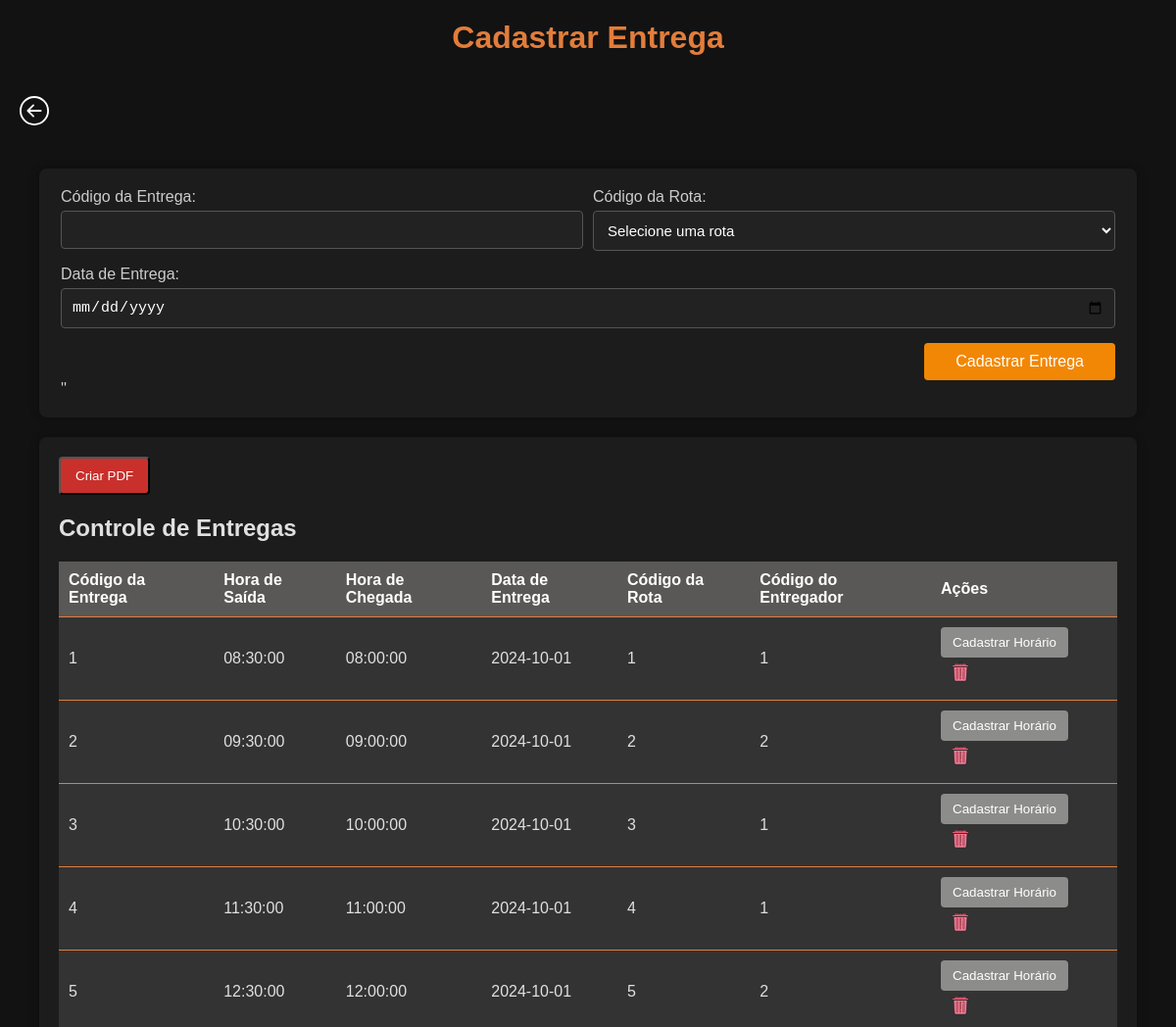
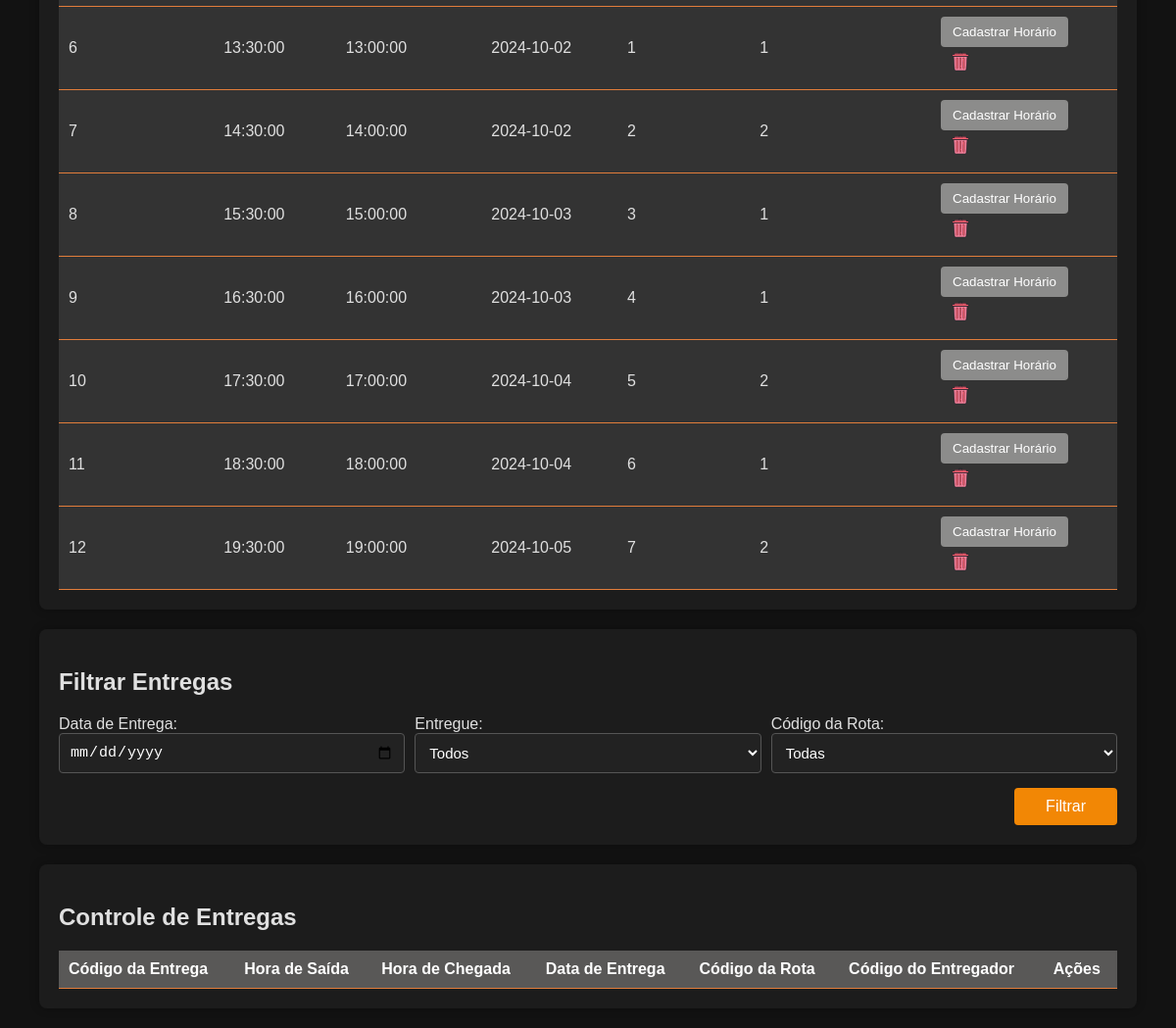
Page /cadastros/entrega/aaa.php on the committed database (2 pictures, top to bottom).
### tables this page shows
create table TbEntrega (
	Cd_Entrega MEDIUMINT UNSIGNED primary key,
	HrChegada time,
	DtEntrega date,
	HrSaida time,
	CdRotas MEDIUMINT UNSIGNED,
	CdEntregador MEDIUMINT ,
	constraint fkcdrotas foreign key (CdRotas) references TbRotas (CdRotas),
	constraint fkcdEntregaentregador foreign key (CdEntregador) references TbEntregador (CdEntregador)
	);

### cadastros/entrega/aaa.php (the view, shortened to what this page needs)
<?php
include_once $_SERVER['DOCUMENT_ROOT'].'/BDExpresso/Funcionario/config.php';
$filterDate = isset($_POST['filterDate']) ? mysqli_real_escape_string($conexao, $_POST['filterDate']) : '';
$sqlEntregas = "SELECT Cd_Entrega, HrSaida, HrChegada, DtEntrega, CdRotas, CdEntregador FROM TbEntrega WHERE 1=1";
$resultEntregas = $conexao->query($sqlEntregas);
?>
<!DOCTYPE html>
<html lang="pt-BR">
<head>
</head>
<body>
<h1>Cadastrar Entrega</h1>
<a class="voltar" href="/BDExpresso/Funcionario/gerente/principal.php">
    </a>
 <div class="box">
        <form action="" method="POST">
            <fieldset>
                <div class="input-container">
                    <div class="row">
                        <div class="col">
                            <label class="inputlabel" for="CdEntrega">Código da Entrega:</label>
                            <input type="number" id="CdEntrega" name="CdEntrega" class="inputuser" required>
                        </div>
                        <div class="col">
                            <label class="inputlabel" for="cdRotas">Código da Rota:</label>
                            <select name="cdRotas" id="cdRotas" class="inputuser" required>
                                <option value="">Selecione uma rota</option>
                            </select>
                        </div>
                    </div>
                    <div class="row">
                        <div class="col">
                            <label class="inputlabel" for="dtEntrega">Data de Entrega:</label>
                            <input type="date" name="dtEntrega" id="dtEntrega" class="inputuser" required>
                        </div>
                    </div>
                    <button type="submit" name="submit" class="submit">Cadastrar Entrega</button>
                </div>''
            </fieldset>
        </form>
    </div>
<div class="box">
    <input type="button" value="Criar PDF" id="btnImprimir" onclick="CriaPDF()" />
    <h2>Controle de Entregas</h2>
    <table id="tabela">
    <thead>
        <tr>
            <th>Código da Entrega</th>
            <th>Hora de Saída</th>
            <th>Hora de Chegada</th>
            <th>Data de Entrega</th>
            <th>Código da Rota</th>
            <th>Código do Entregador</th>
            <th>Ações</th>
        </tr>
    </thead>
    <tbody>
    <?php
    if ($resultEntregas->num_rows > 0) {
        while ($row = $resultEntregas->fetch_assoc()) {
            echo "<tr id='linha-{$row['Cd_Entrega']}'>
                    <td>{$row['Cd_Entrega']}</td>
                    <td>{$row['HrSaida']}</td>
                    <td>{$row['HrChegada']}</td>
                    <td>{$row['DtEntrega']}</td>
                    <td>{$row['CdRotas']}</td>
                    <td>{$row['CdEntregador']}</td>
                    <td>
                        <button class='btn-cadastrar-horario' data-id='{$row['Cd_Entrega']}'>Cadastrar Horário</button>
                        <form action='' method='POST' style='display:inline;' onsubmit='return confirmDelete(this);'>
                            <input type='hidden' name='cdEntrega' value='{$row['Cd_Entrega']}'>
                            <button type='submit' name='delete' class='lixo'>
                            </button>
                        </form>
                    </td>
                </tr>";
        }
    }
    ?>
    </tbody>
</table>
</div>
<div class="box">
    <h2>Filtrar Entregas</h2>
    <form action="" method="POST">
        <div class="input-container">
            <div class="row">
                <div class="col">
                    <label for="filterDate">Data de Entrega:</label>
                    <input type="date" name="filterDate" id="filterDate" value="<?= htmlspecialchars($filterDate) ?>">
                </div>
                <div class="col">
                    <label for="filterDelivered">Entregue:</label>
                    <select name="filterDelivered" id="filterDelivered">
                        <option value="">Todos</option>
                    </select>
                </div>
                <div class="col">
                    <label for="filterRoute">Código da Rota:</label>
                    <select name="filterRoute" id="filterRoute">
                        <option value="">Todas</option>
                    </select>
                </div>
            </div>
            <button type="submit" class="submit">Filtrar</button>
        </div>
    </form>
</div>
<div class="box">
    <h2>Controle de Entregas</h2>
    <table id="tabela">
        <thead>
            <tr>
                <th>Código da Entrega</th>
                <th>Hora de Saída</th>
                <th>Hora de Chegada</th>
                <th>Data de Entrega</th>
                <th>Código da Rota</th>
                <th>Código do Entregador</th>
                <th>Ações</th>
            </tr>
        </thead>
    </table>
</div>
</body>
</html>

### cadastros/entrega/aaa.php (style rules this page uses)
body { background-image: url('papel.avif'); background-size: cover; background-color: #121212; color: #e0e0e0; margin: 0; padding: 0; font-family: Arial, sans-serif; }
h1 { color: #e27d3b; text-align: center; margin-top: 20px; }
a { text-decoration: none; display: inline-block; margin: 20px; }
.voltar { color: #ffffff; }
.box { width: 90%; padding: 20px; background-color: rgba(30, 30, 30, 0.8); box-shadow: 0 0 10px rgba(0, 0, 0, 0.3); margin: 20px auto; border-radius: 8px; }
form { display: flex; flex-direction: column; }
fieldset { color: #ccc; border: none; padding: 0; }
.input-container { display: flex; flex-wrap: wrap; justify-content: space-between; width: 100%; }
.row { display: flex; width: 100%; margin-bottom: 15px; }
.col { flex: 1; margin-right: 10px; }
.col:last-child { margin-right: 0; }
.inputlabel { display: block; margin-bottom: 5px; color: #ccc; }
input[type="text"], input[type="number"], input[type="date"], input[type="time"], select { width: 100%; padding: 10px; border: 1px solid #555; border-radius: 4px; box-sizing: border-box; background-color: #222; color: #fff; font-size: 15px; }
button.submit { margin-left: auto; display: block; padding: 10px 32px; border: none; color: white; background-color: #F28705; border-radius: 4px; cursor: pointer; font-size: 16px; transition: background-color 0.3s ease; }
table { width: 100%; border-collapse: collapse; margin-top: 20px; background-color: #333; }
th, td { padding: 10px; text-align: left; border-bottom: 1px solid #e27d3b; }
th { background-color: #595857; color: white; }
.btn-cadastrar-horario { background-color: #8C8C8B; border: none; cursor: pointer; color: white; padding: 8px 12px; border-radius: 4px; transition: background-color 0.3s ease; }
#btnImprimir { color: #ffffff; background-color: #d9534f; padding: 10px 15px; border-radius: 4px; display: inline-flex; align-items: center; transition: background-color 0.3s ease; }
#btnImprimir { background-color: #c9302c; }
#btnImprimir { margin-right: 5px; }
.lixo { background-color: transparent; border: none; }

### rows in the picture
tbentrega: Cd_Entrega "1", HrSaida "08:30:00", HrChegada "08:00:00", DtEntrega "2024-10-01", CdRotas "1", CdEntregador "1"
tbentrega: Cd_Entrega "2", HrSaida "09:30:00", HrChegada "09:00:00", DtEntrega "2024-10-01", CdRotas "2", CdEntregador "2"
tbentrega: Cd_Entrega "3", HrSaida "10:30:00", HrChegada "10:00:00", DtEntrega "2024-10-01", CdRotas "3", CdEntregador "1"
tbentrega: Cd_Entrega "4", HrSaida "11:30:00", HrChegada "11:00:00", DtEntrega "2024-10-01", CdRotas "4", CdEntregador "1"
tbentrega: Cd_Entrega "5", HrSaida "12:30:00", HrChegada "12:00:00", DtEntrega "2024-10-01", CdRotas "5", CdEntregador "2"
tbentrega: Cd_Entrega "6", HrSaida "13:30:00", HrChegada "13:00:00", DtEntrega "2024-10-02", CdRotas "1", CdEntregador "1"
tbentrega: Cd_Entrega "7", HrSaida "14:30:00", HrChegada "14:00:00", DtEntrega "2024-10-02", CdRotas "2", CdEntregador "2"
tbentrega: Cd_Entrega "8", HrSaida "15:30:00", HrChegada "15:00:00", DtEntrega "2024-10-03", CdRotas "3", CdEntregador "1"
tbentrega: Cd_Entrega "9", HrSaida "16:30:00", HrChegada "16:00:00", DtEntrega "2024-10-03", CdRotas "4", CdEntregador "1"
tbentrega: Cd_Entrega "10", HrSaida "17:30:00", HrChegada "17:00:00", DtEntrega "2024-10-04", CdRotas "5", CdEntregador "2"
tbentrega: Cd_Entrega "11", HrSaida "18:30:00", HrChegada "18:00:00", DtEntrega "2024-10-04", CdRotas "6", CdEntregador "1"
tbentrega: Cd_Entrega "12", HrSaida "19:30:00", HrChegada "19:00:00", DtEntrega "2024-10-05", CdRotas "7", CdEntregador "2"
